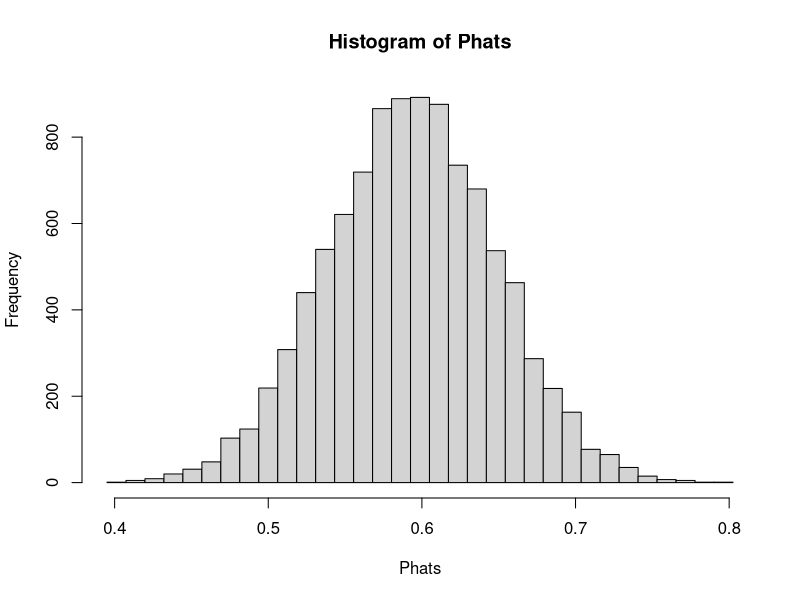
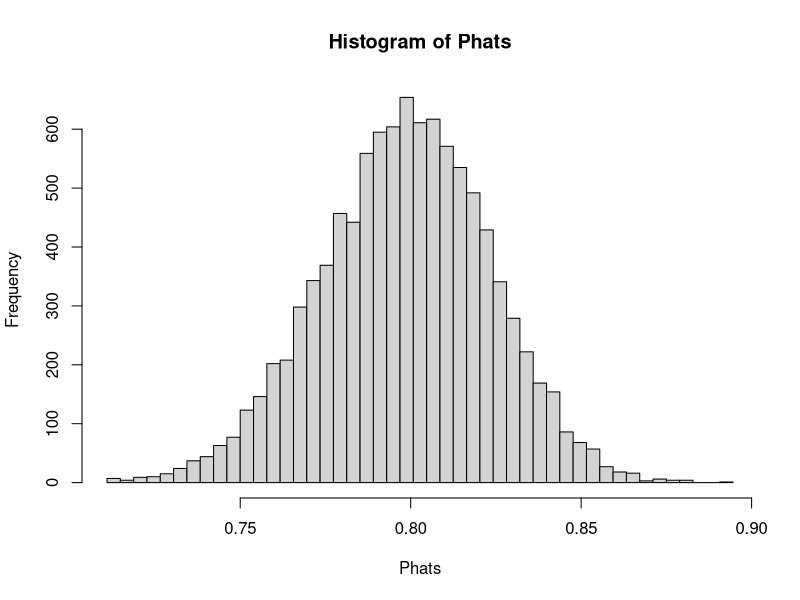
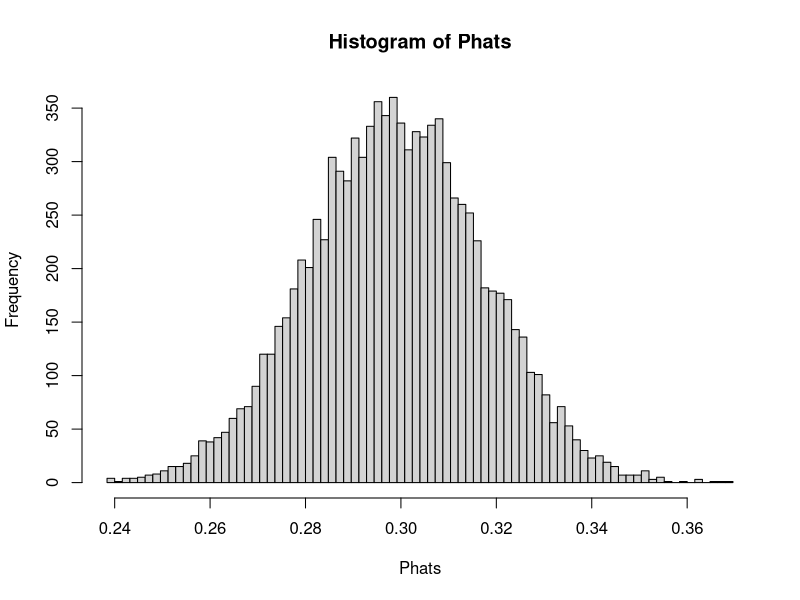
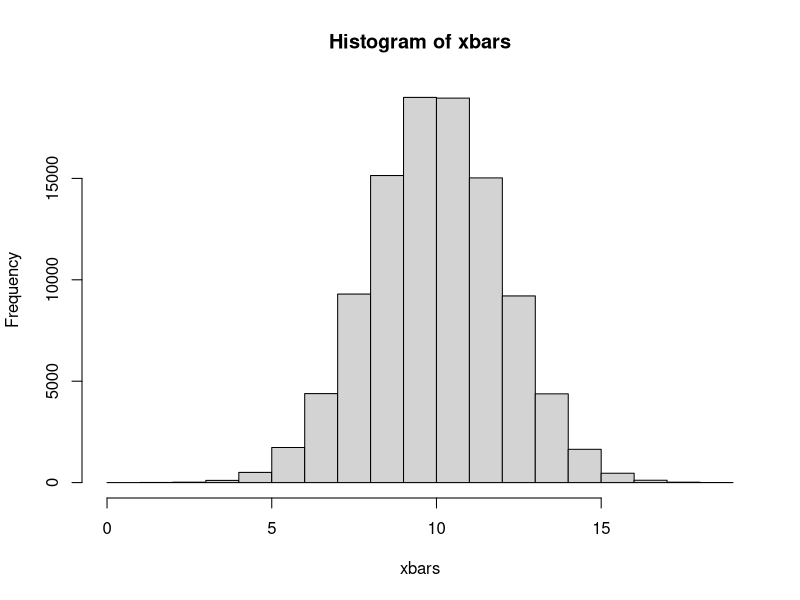
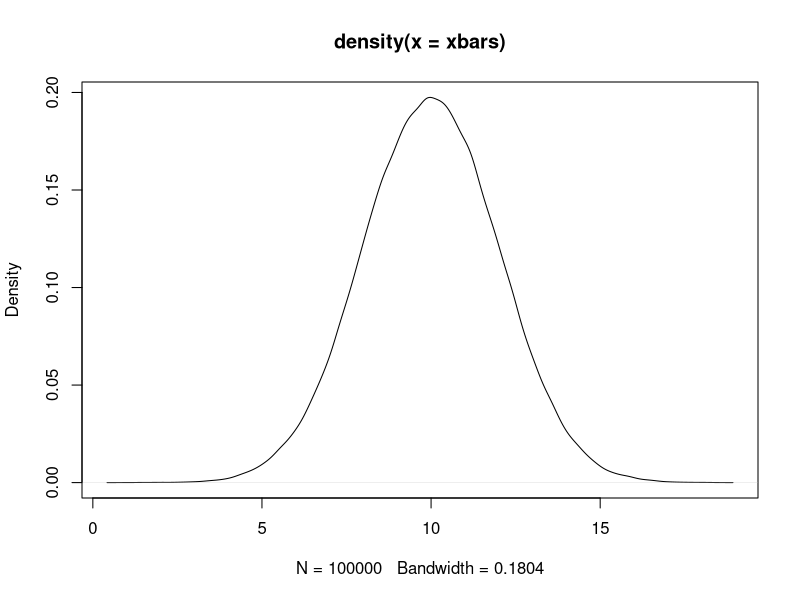
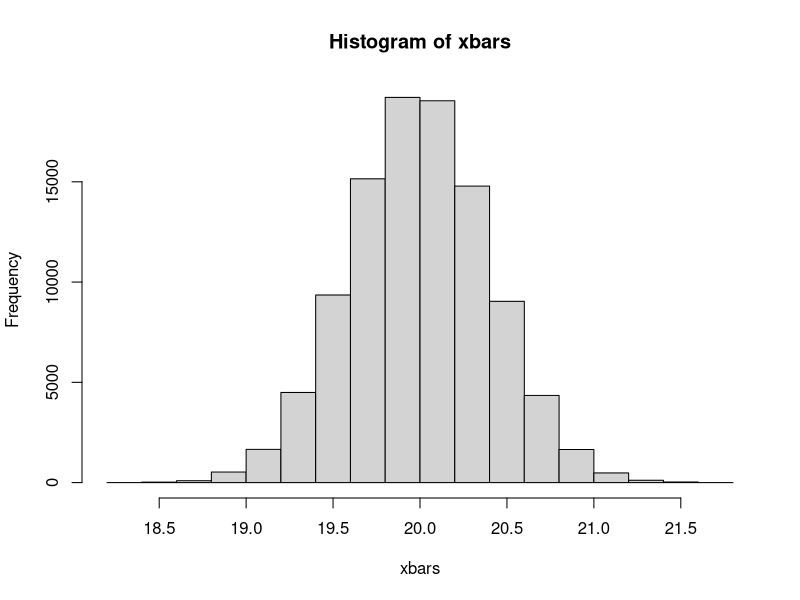
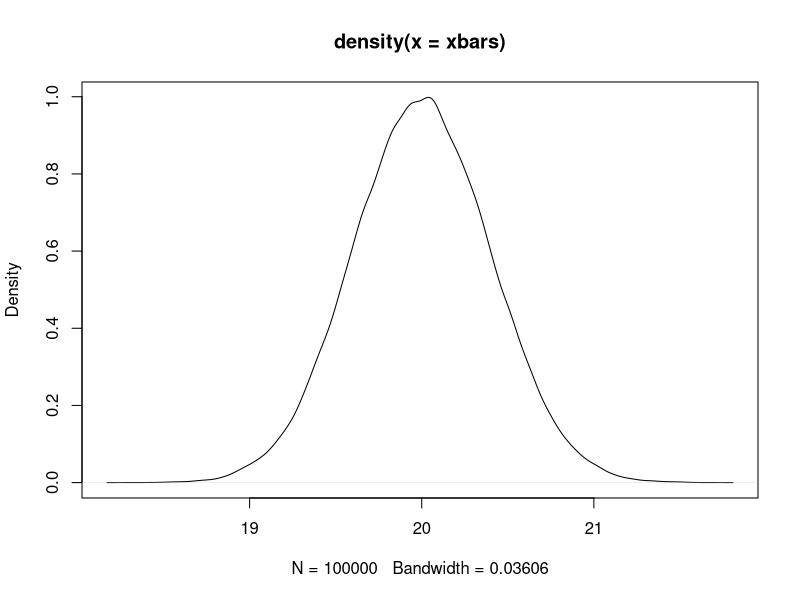

Write the R code that produced these figures, in order. (Note: this script raises an error after producing the figures.)
# Chapter 17 simulation of phat to find sampling distribution

phatfunc <- function(m, p, n) {
  trialvals <- sample(c(0, 1), m*n, replace = TRUE, prob = c(1 - p, p))
  trialmat <- matrix(trialvals, ncol = n)
  
  NumSuccesses <- apply(trialmat, 1, sum)
  Phats <- NumSuccesses/n
  
  hist(Phats, breaks = seq(from = min(Phats), to = max(Phats), by = 1/n))
  
  #sampled mean and sd of phats
  cat("mean of phat =", mean(Phats))
  cat("\nSD of phat =", sd(Phats))
}

phatfunc(m = 10000, p = 0.6, n = 81)
phatfunc(m = 10000, p = 0.8, n = 256)
phatfunc(m = 10000, p = 0.3, n = 625)

p <- c(0.6, 0.8, 0.3)
n <- c(81, 256, 625)
CheckSDphat <- sqrt(p*(1-p)/n)
CheckSDphat


#Simulation of xbar to find sampling distribution

estSD <- numeric(3)

#Normal Distribution
mu <- 10 
sigma <- 18 
n <- 81 

m <- 100000 #number of experiments

trialvals <- rnorm(m*n, mu, sigma)

trialmat <- matrix(trialvals, ncol = n)  

xbars <- apply(trialmat, 1, mean)

hist(xbars)
plot(density(xbars))
mean(xbars)
sd(xbars)
estSD[1] <- sd(xbars)

#Binomial Distribution
n <- 100
p <- 0.2

mu <- n*p
sigma <- sqrt(n*p*(1 - p))
mu
sigma

m <- 100000 #number of experiments

trialvals <- rbinom(m*n, n, p)

trialmat <- matrix(trialvals, ncol = n)  

xbars <- apply(trialmat, 1, mean)

hist(xbars)
plot(density(xbars))
mean(xbars)
sd(xbars)
estSD[2] <- sd(xbars)

#Exponential Distribution
mu <- 10
sigma <- 10
n <- 625

m <- 100000
trialvals <- rexp(m*n, rate = 1/mu)

trialmat <- matrix(trialvals, ncol = n)  

xbars <- apply(trialmat, 1, mean)

hist(xbars)
plot(density(xbars))
mean(xbars)
sd(xbars)
estSD[3] <- sd(xbars)
#mean of xbar = ?

sigmaPOP <- c(18, 4, 10)
n <- c(81, 100, 625)

sigmaPOP/sqrt(n)
estSD
